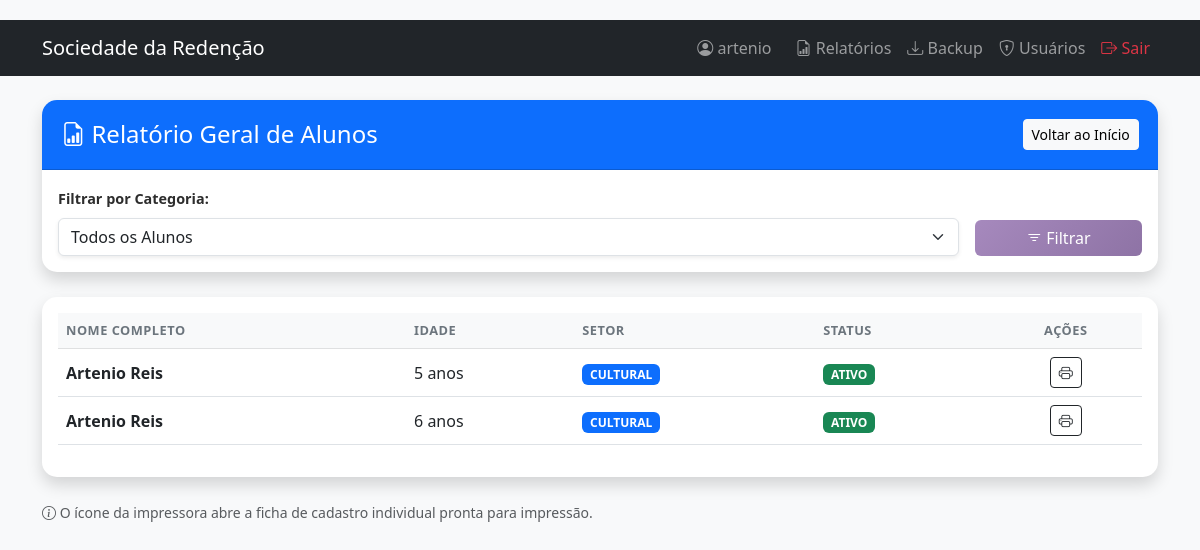
The app's page /relatorio (signed in) with its own data.
### models.py (models this page shows, shortened)
class Aluno(db.Model):
    id = db.Column(db.Integer, primary_key=True)
    foto = db.Column(db.String(200), nullable=True)
    documento = db.Column(db.String(200), nullable=True)
    nome_completo = db.Column(db.String(100), nullable=False)
    cpf = db.Column(db.String(14), nullable=True)
    rg_certidao = db.Column(db.String(50), nullable=True)
    telefone = db.Column(db.String(20), nullable=True)
    data_nascimento = db.Column(db.Date, nullable=False)
    idade = db.Column(db.Integer, nullable=False)
    nome_pais = db.Column(db.String(100), nullable=False)
    curso = db.Column(db.String(100), nullable=False)
    setor = db.Column(db.String(20), nullable=False)
    endereco = db.Column(db.String(200), nullable=False)
    escola = db.Column(db.String(100), nullable=False)
    trabalho_ficha_adulto = db.Column(db.Boolean, default=False)
    nome_trabalho_profissao = db.Column(db.String(100), nullable=True)
    bolsa_familia = db.Column(db.Boolean, default=False)
    irmaos = db.Column(db.Integer, default=0)
    renda_familiar = db.Column(db.Float, nullable=False)
    pessoas_residencia = db.Column(db.Integer, nullable=False)
    desistencia = db.Column(db.String(10), default='NÃO')
    observacao = db.Column(db.Text, nullable=True)
    data_cadastro = db.Column(db.DateTime, default=datetime.utcnow)

### app.py (the view)
@app.route('/relatorio')
@login_required
def relatorio():
    alunos = Aluno.query.order_by(Aluno.nome_completo).all()
    return render_template('relatorio.html', alunos=alunos)

### app.py (called while the page is built)
@app.teardown_appcontext
def shutdown_session(exception=None):
    db.session.remove()

def login_required(f):
    @wraps(f)
    def decorated_function(*args, **kwargs):
        if 'logged_in' not in session:
            return redirect(url_for('login'))
        return f(*args, **kwargs)
    return decorated_function

@app.context_processor
def utility_processor():
    def format_currency(value): return f"R$ {value:,.2f}".replace('.', ',') if value else "R$ 0,00"
    def format_date(value): return value.strftime('%d/%m/%Y') if value else ""
    def format_boolean(value): return "SIM" if value else "NÃO"
    return dict(format_currency=format_currency, format_date=format_date, format_boolean=format_boolean)

### templates/relatorio.html (shortened to what this page needs)
{% extends "base.html" %}
{% block content %}
<div class="card shadow no-print">
    <div class="card-header bg-primary text-white d-flex justify-content-between align-items-center">
        <h4 class="mb-0"><i class="bi bi-file-earmark-bar-graph"></i> Relatório Geral de Alunos</h4>
        <a href="{{ url_for('index') }}" class="btn btn-light btn-sm">Voltar ao Início</a>
    </div>
    <div class="card-body">
        <form method="GET" action="{{ url_for('relatorio') }}" class="row g-3">
            <div class="col-md-10">
                <label class="form-label fw-bold">Filtrar por Categoria:</label>
                <select name="filtro" class="form-select shadow-sm">
                    <option value="TODOS" {% if filtro_atual == 'TODOS' %}selected{% endif %}>Todos os Alunos</option>
                </select>
            </div>
            <div class="col-md-2 d-flex align-items-end">
                <button type="submit" class="btn btn-primary w-100">
                    <i class="bi bi-filter"></i> Filtrar
                </button>
            </div>
        </form>
    </div>
</div>
<div class="card shadow mt-4">
    <div class="card-body">
        <div class="table-responsive">
            <table class="table table-hover align-middle">
                <thead class="table-light">
                    <tr>
                        <th>Nome Completo</th>
                        <th>Idade</th>
                        <th>Setor</th>
                        <th>Status</th>
                        <th class="text-center no-print">Ações</th>
                    </tr>
                </thead>
                <tbody>
                    {% for aluno in alunos %}
                    <tr>
                        <td class="fw-bold">{{ aluno.nome_completo }}</td>
                        <td>{{ aluno.idade }} anos</td>
                        <td>
                            <span class="badge {{ 'bg-primary' if aluno.setor == 'CULTURAL' else 'bg-success' }}">
                                {{ aluno.setor }}
                            </span>
                        </td>
                        <td>
                            <span class="badge {{ 'bg-danger' if aluno.desistencia == 'SIM' else 'bg-success' }}">
                                {{ 'DESISTENTE' if aluno.desistencia == 'SIM' else 'ATIVO' }}
                            </span>
                        </td>
                        <td class="text-center no-print">
                            <a href="{{ url_for('imprimir', id=aluno.id) }}" target="_blank" class="btn btn-sm btn-outline-dark" title="Imprimir Ficha">
                                <i class="bi bi-printer"></i>
                            </a>
                        </td>
                    </tr>
                    {% else %}
                    <tr>
                        <td colspan="5" class="text-center py-4 text-muted">Nenhum aluno encontrado para este filtro.</td>
                    </tr>
                    {% endfor %}
                </tbody>
            </table>
        </div>
    </div>
</div>
<div class="mt-3 text-muted small no-print">
    <i class="bi bi-info-circle"></i> O ícone da impressora abre a ficha de cadastro individual pronta para impressão.
</div>
{% endblock %}

### static/css/style.css (style rules this page uses)
:root { --primary-color: #a689bd; --secondary-color: #2d2d2d; --success-color: #28a745; --info-color: #17a2b8; --warning-color: #ffc107; --danger-color: #dc3545; --light-color: #f8f9fa; --dark-color: #2d2d2d; }
body { background-color: #f8f9fa; font-family: 'Segoe UI', Tahoma, Geneva, Verdana, sans-serif; padding-top: 20px; }
.card { border: none; box-shadow: 0 0 25px rgba(0,0,0,0.06); border-radius: 15px; margin-bottom: 25px; }
.card-header { background-color: var(--primary-color); color: white; border-radius: 15px 15px 0 0 !important; padding: 1.2rem; font-weight: 600; }
.btn-primary { background: linear-gradient(135deg, var(--primary-color) 0%, #8e73a5 100%); border: none; transition: 0.3s; }
.form-label { font-weight: 600; color: var(--dark-color); font-size: 0.9rem; }
.table { vertical-align: middle; }
.table thead th { border-top: none; text-transform: uppercase; font-size: 0.8rem; letter-spacing: 0.5px; color: #6c757d; }

### records on screen
Aluno: nome_completo "Artenio Reis", idade "5", setor "CULTURAL", desistencia "ATIVO"
Aluno: nome_completo "Artenio Reis", idade "6", setor "CULTURAL", desistencia "ATIVO"

### other values on screen
{{ session.username }} "artenio"
